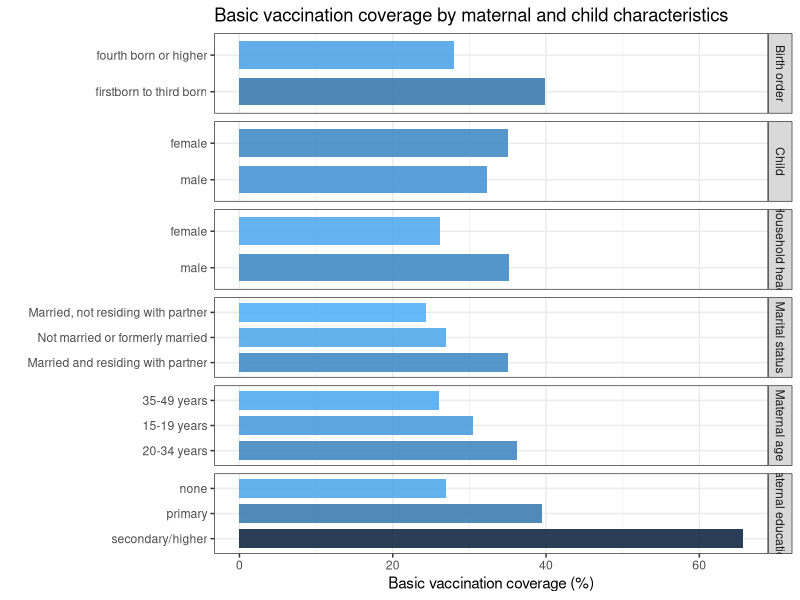
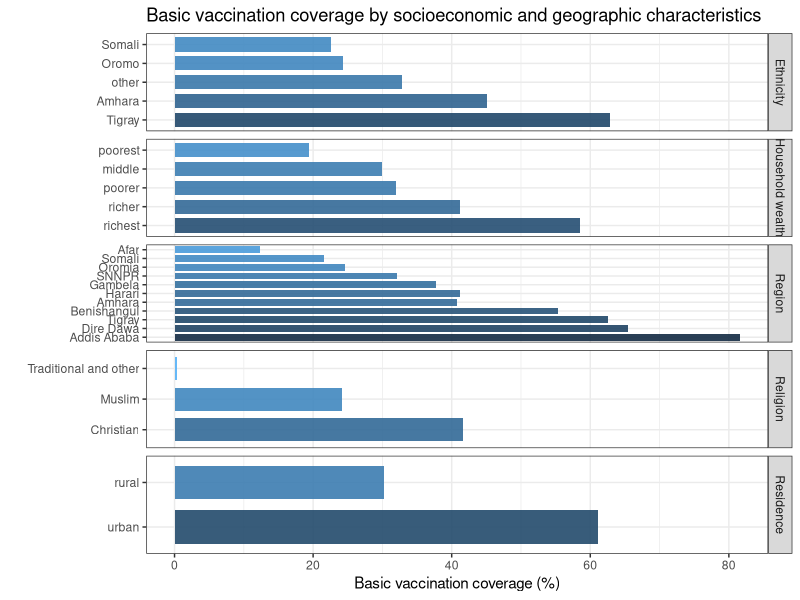
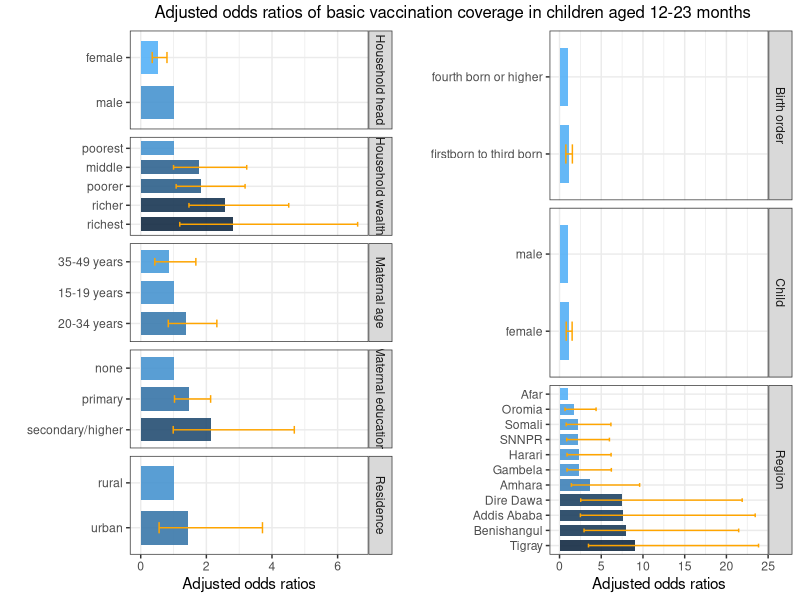

Write R code to recreate these figures, in order.
# Plots for vaccine equity in Ethiopia study 

# load libraries
library (data.table)
library (ggplot2)
library (ggpubr)

# clear workspace
rm (list = ls ())

# ------------------------------------------------------------------------------
# Plot - Vaccination coverage
# Vaccination coverage in Ethiopia among children aged 12-23 months by 
# socioeconomic, geographic, maternal and child characteristics.
# ------------------------------------------------------------------------------

# read file with plot data
plot_data <- fread ("data_coverage.csv")
plot_list <- vector (mode = "list", length = 2)

# loop through 2 plots for vaccination coverage
for (i in 1:2) {
  
  plot_dat <- switch (i, 
                      "1" = plot_data [characteristics != "Household wealth" & 
                                         characteristics != "Religion" & 
                                         characteristics != "Ethnicity" & 
                                         characteristics != "Residence" & 
                                         characteristics != "Region"],
                      "2" = plot_data [characteristics == "Household wealth" | 
                                         characteristics == "Religion" | 
                                         characteristics == "Ethnicity" | 
                                         characteristics == "Residence" |
                                         characteristics == "Region"]
  )
  
  # plot title
  plot_title <- switch (i, 
                        "1" = "Basic vaccination coverage by maternal and child characteristics", 
                        "2" = "Basic vaccination coverage by socioeconomic and geographic characteristics")
  
  # plot
  plot_list [[i]] <- ggplot (data = plot_dat, 
                             aes (x = reorder (specific_characteristics, -coverage), 
                                  y = coverage, 
                                  fill = -coverage)) + 
    geom_bar (stat = "identity", width = 0.75, alpha=0.9) + 
    labs (x = "",
          y = "Basic vaccination coverage (%)", 
          title = plot_title) +
    coord_flip () + 
    facet_grid (characteristics ~ ., scales = "free") +
    theme_bw () + 
    theme(legend.position="none")
}

# print plot
print (plot_list [[1]])
print (plot_list [[2]])

# save plot to file
ggsave (filename = "plot_coverage_maternal_child.png", 
        plot = plot_list [[1]], 
        units = "in", width = 8, height = 8, 
        dpi = 300)

ggsave (filename = "plot_coverage_socioeconomic_geographic.png", 
        plot = plot_list [[2]], 
        units = "in", width = 8, height = 8, 
        dpi = 300)


# ------------------------------------------------------------------------------
# Plot - Adjusted odds ratios
# Inequities in vaccination coverage in Ethiopia associated with 
# socioeconomic, geographic, maternal and child characteristics.
# ------------------------------------------------------------------------------

# read file with plot data
plot_data <- fread ("data_aor.csv")
plot_list <- vector (mode = "list", length = 2)

# loop through 2 subplots
for (i in 1:2) {
  
  plot_dat <- switch (i, 
                      "1" = plot_data [characteristics != "Region" & 
                                         characteristics != "Birth order" & 
                                         characteristics != "Child" ],
                      "2" = plot_data [characteristics == "Region" | 
                                         characteristics == "Birth order" | 
                                         characteristics == "Child"]
                      )
  
  # plot
  plot_list [[i]] <- ggplot (data = plot_dat, 
                             aes (x = reorder (specific_characteristics, -AOR), 
                                  y = AOR, 
                                  fill = -AOR)) + 
    geom_bar (stat = "identity", width = 0.75, alpha=0.9) + 
    geom_errorbar (aes (ymin = low_95ci, ymax = high_95ci, width = 0.25), 
                   col = "orange") + 
    labs (x = "",
          y = "Adjusted odds ratios") +
    coord_flip () + 
    facet_grid (characteristics ~ ., scales = "free") +
    theme_bw () + 
    theme(legend.position="none")
  
}

# arrange plot columns and rows
p <- ggarrange (plotlist = plot_list, ncol = 2, nrow = 1)

p <- annotate_figure (p,
                     top = text_grob ("                     Adjusted odds ratios of basic vaccination coverage in children aged 12-23 months",
                                      color = "black", 
                                      size = 12))
# print plot
print (p)

# save plot to file
ggsave (filename = "plot_aor.png", plot = p, 
        units = "in", width = 8, height = 6.5, 
        dpi = 300)



